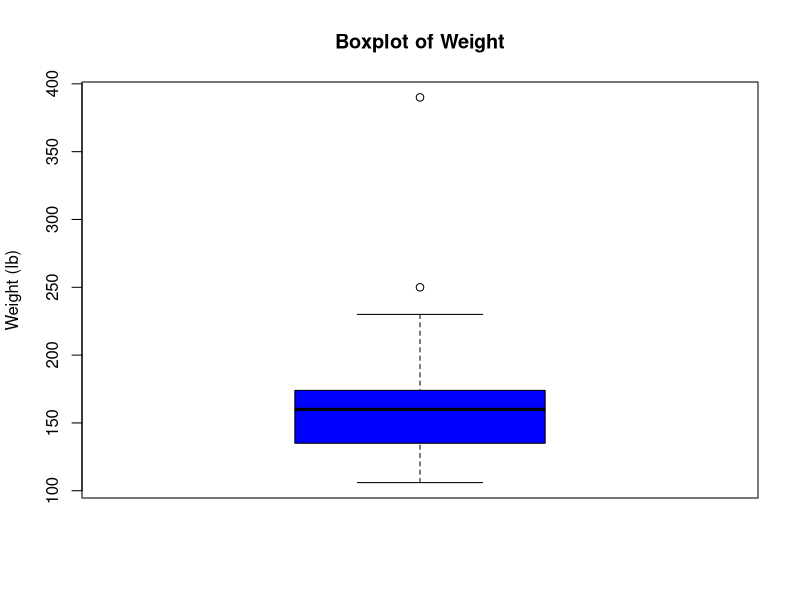
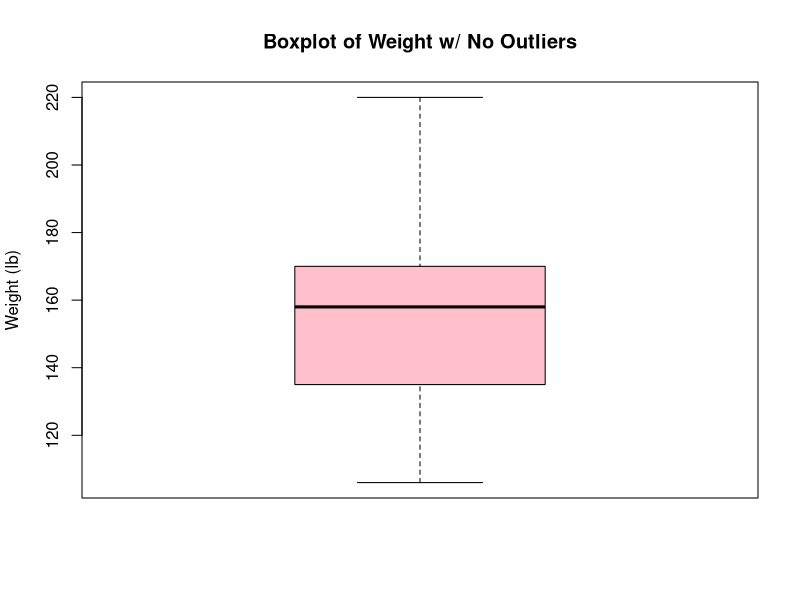
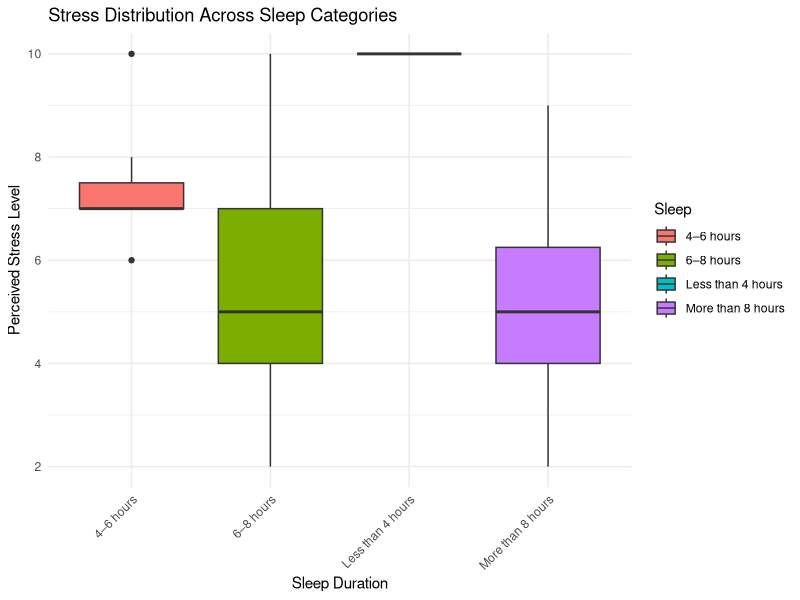
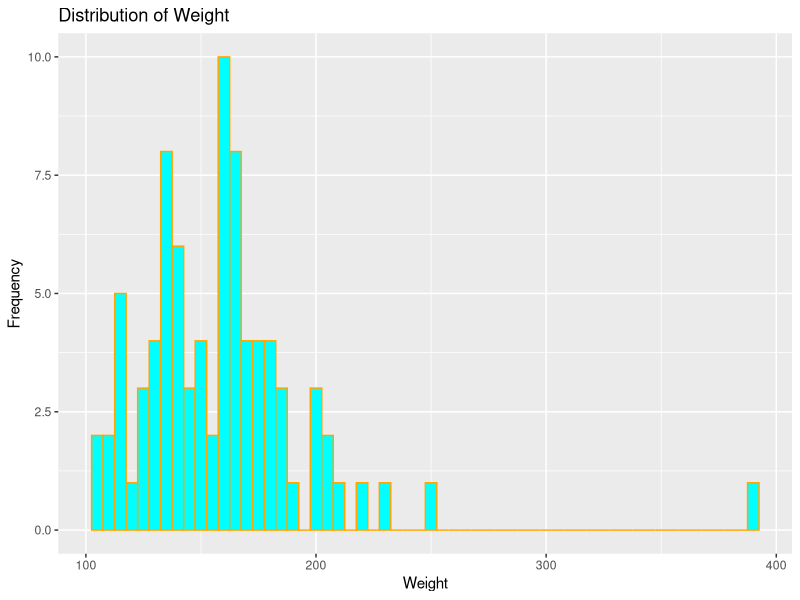
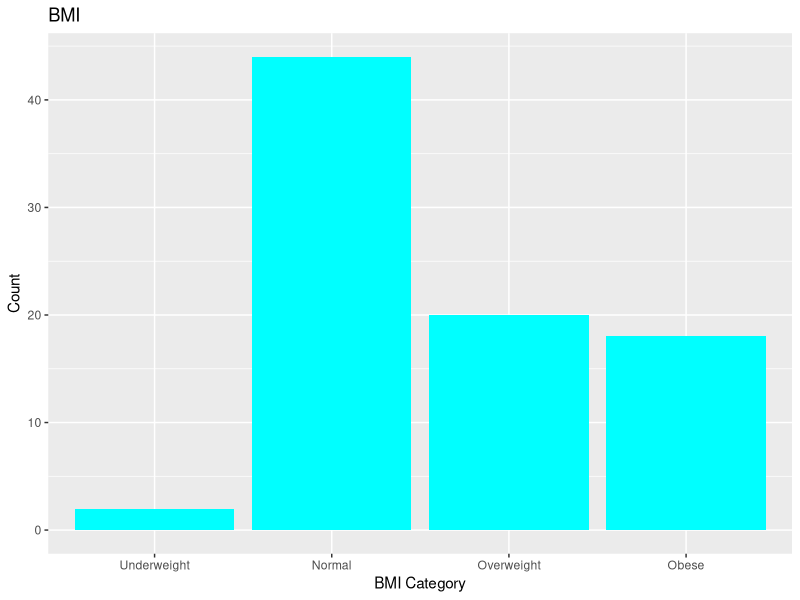
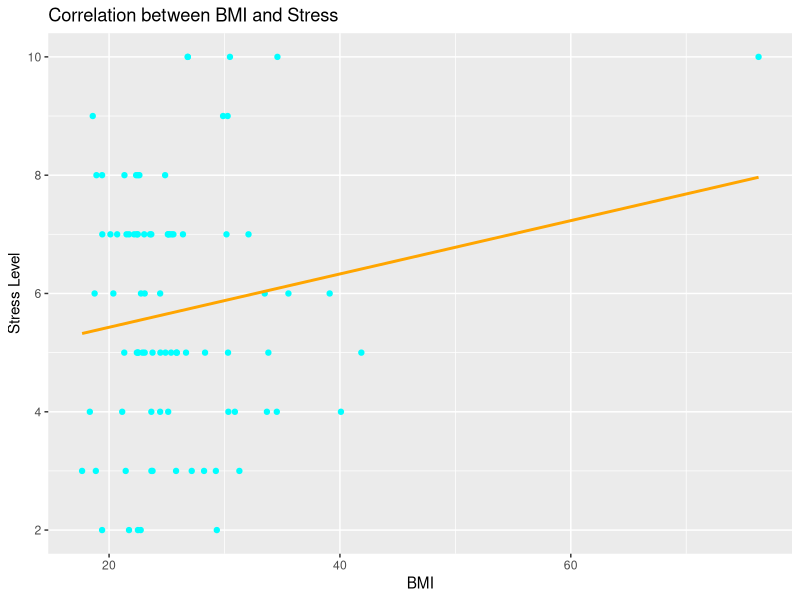
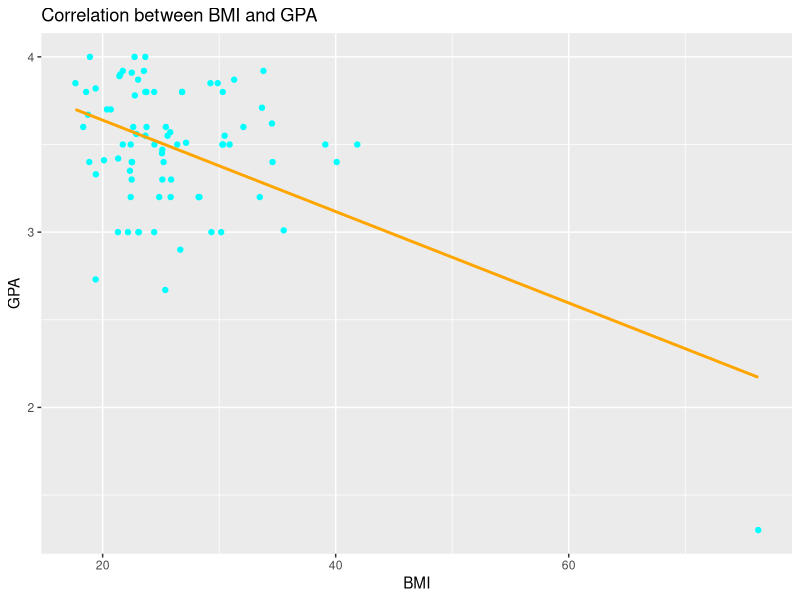

These figures' R source, in order:
## ---- chunk 1
knitr::opts_chunk$set(message =  FALSE)
knitr::opts_chunk$set(warning =  FALSE)
knitr::opts_chunk$set(error =  FALSE)
bfcolor <- function(x, color) {
  if (knitr::is_latex_output()) {
    sprintf("\\textcolor{%s}{\\textbf{%s}}", color, x)
  } else if (knitr::is_html_output()) {
    sprintf("<span style='color: %s;'><b>%s</b></span>", color, x)
  } else x
}
## ---- chunk 2
library(readxl)
library(ggplot2)
library(dplyr)
library(writexl)
## ---- chunk 3
survey_data <- read_excel("Survey.xlsx")

#rename height since its spelled wrong
survey_data$Height <- survey_data$Heigh

head(survey_data)

summary(survey_data$Weight)
summary(survey_data$Height)
summary(survey_data$GPA)
#talk about these
## ---- chunk 4

## ---- chunk 5
boxplot(survey_data$Weight, main="Boxplot of Weight", col ="blue",ylab= "Weight (lb)")
## ---- chunk 6
upper_limit<- 230
survey_data_no_outliers <- survey_data[survey_data$Weight < upper_limit, ]
boxplot(survey_data_no_outliers$Weight,main="Boxplot of Weight w/ No Outliers", col ="pink",ylab= "Weight (lb)")
## ---- chunk 7

survey_data %>% select(Sleep, Stress) %>%
  group_by(Sleep) %>%
  summarise("Average Stress Level by Group" = mean(Stress))
## ---- chunk 8


survey_data %>% ggplot(aes(y=Stress,x=Sleep,fill=Sleep)) +
  geom_boxplot() +
    labs(title = "Stress Distribution Across Sleep Categories", 
       x = "Sleep Duration", 
       y = "Perceived Stress Level") +
  theme_minimal() + 
  theme(axis.text.x = element_text(angle = 45, hjust = 1))  # Rotate x-axis labels for readability

## ---- chunk 9
survey_data_revisions <- read_excel("Survey.xlsx")

ggplot(survey_data_revisions, aes(x = Weight)) +
  geom_histogram(binwidth = 5, fill = "cyan", color = "orange") +
  labs(title = "Distribution of Weight",
       x = "Weight",
       y = "Frequency")
## ---- chunk 10


# Adjust the height column
survey_data_revisions$Heigh <- sapply(survey_data_revisions$Heigh, function(h) {
  if (h < 3) {
    # they typed in meters
    return(h * 39.3701)
  } else if (h < 30) {
    # ft.inches format (5.11 means 5 feet 11 inches)
    
    parts <- strsplit(as.character(h), "\\.")[[1]]
    feet <- as.numeric(parts[1])
    inches <- ifelse(length(parts) > 1, as.numeric(parts[2]), 0)
    
    # adjust if they had the audacity to put partial inches
    if (inches >= 12) { inches <- inches/10 }
    
    
    return(feet * 12 + inches)
  } else if (h >= 30 && h < 100) {
    # already in inches
    return(h)
  } else if (h >= 100 && h < 350) {
    # they typed in centimeters
    return(h * 0.393701)
  } else {
    # ftin format (511 means 5 feet 11 inches)
    
    h_str <- as.character(h)
    feet <- as.numeric(substr(h_str, 1, 1))
    inches <- as.numeric(substr(h_str, 2, nchar(h_str)))
    
    # adjust if they had the audacity to put partial inches
    if (inches >= 12) { inches <- inches/10 }
    
    return(feet * 12 + inches)
  }
})

write_xlsx(survey_data_revisions, "Survey_Height_Revised.xlsx")
## ---- chunk 11
BMI <- survey_data_revisions$Weight / survey_data_revisions$Heigh^2 * 704
## ---- chunk 12
bmi_category <- cut(
  BMI,
  breaks = c(-Inf, 18.5, 25, 30, Inf),
  labels = c("Underweight", "Normal", "Overweight", "Obese")
)

bmi_dataframe <- data.frame(Category = bmi_category)

ggplot(bmi_dataframe, aes(x = Category)) +
  geom_bar(fill = "cyan") +
  labs(title = "BMI", x = "BMI Category", y = "Count")
## ---- chunk 13

Stress <- survey_data_revisions$Stress
GPA <- survey_data_revisions$GPA

ggplot(survey_data_revisions, aes(x = BMI, y = Stress)) +
  geom_point(color = "cyan") +
  geom_smooth(method = "lm", se = FALSE, color = "orange") +
  labs(title = "Correlation between BMI and Stress",
       x = "BMI",
       y = "Stress Level")

ggplot(survey_data_revisions, aes(x = BMI, y = GPA)) +
  geom_point(color = "cyan") +
  geom_smooth(method = "lm", se = FALSE, color = "orange") +
  labs(title = "Correlation between BMI and GPA",
       x = "BMI",
       y = "GPA")
